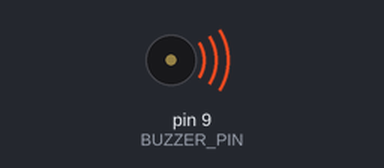
This sketch was run on a simulated Arduino Uno, built with avr-gcc and run on an emulated ATmega328P. Shown: buzzer (waves = sounding).

Above: at 1.5 s.
At 4.3 s:
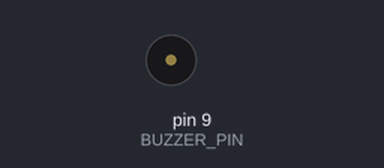
Timing chart, 0 to 6.8 s (numbered marks = the images above):
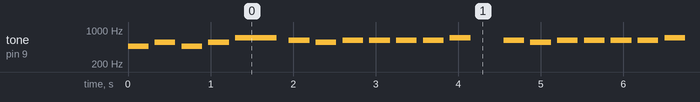

The sketch:

imagine_dragons_bones.ino
```cpp
// (licence header left out)
#include "pitches.h"

#define BUZZER_PIN 9

int melody[] = {
  NOTE_AS4, NOTE_CS5, NOTE_AS4, NOTE_CS5, NOTE_F5,

  NOTE_DS5, NOTE_CS5,
  NOTE_DS5, NOTE_DS5, NOTE_DS5, NOTE_DS5, NOTE_F5, REST,
  NOTE_DS5, NOTE_CS5,
  NOTE_DS5, NOTE_DS5, NOTE_DS5, NOTE_DS5, NOTE_F5, REST,

  NOTE_DS5, NOTE_DS5, NOTE_DS5, NOTE_DS5, NOTE_AS4, NOTE_AS4, NOTE_CS5
};

int durations[] = {
  4, 4, 4, 4, 2,

  4, 4,
  4, 4, 4, 4, 4, 4,
  4, 4,
  4, 4, 4, 4, 4, 4,

  4, 4, 4, 4, 4, 4, 1,
};

void setup()
{
  pinMode(BUZZER_PIN, OUTPUT);
}

void loop()
{
  int size = sizeof(durations) / sizeof(int);

  for (int note = 0; note < size; note++) {
    //to calculate the note duration, take one second divided by the note type.
    //e.g. quarter note = 1000 / 4, eighth note = 1000/8, etc.
    int duration = 1000 / durations[note];
    tone(BUZZER_PIN, melody[note], duration);

    //to distinguish the notes, set a minimum time between them.
    //the note's duration + 30% seems to work well:
    int pauseBetweenNotes = duration * 1.30;
    delay(pauseBetweenNotes);

    //stop the tone playing:
    noTone(BUZZER_PIN);
  }
}
```

Measured:
- by itself, tone on pin 9 (BUZZER_PIN): plays 466 Hz for 0.25 s, 554 Hz for 0.25 s, 466 Hz for 0.25 s, 554 Hz for 0.25 s, 698 Hz for 0.50 s, 622 Hz for 0.25 s … (326 notes in this stretch)
